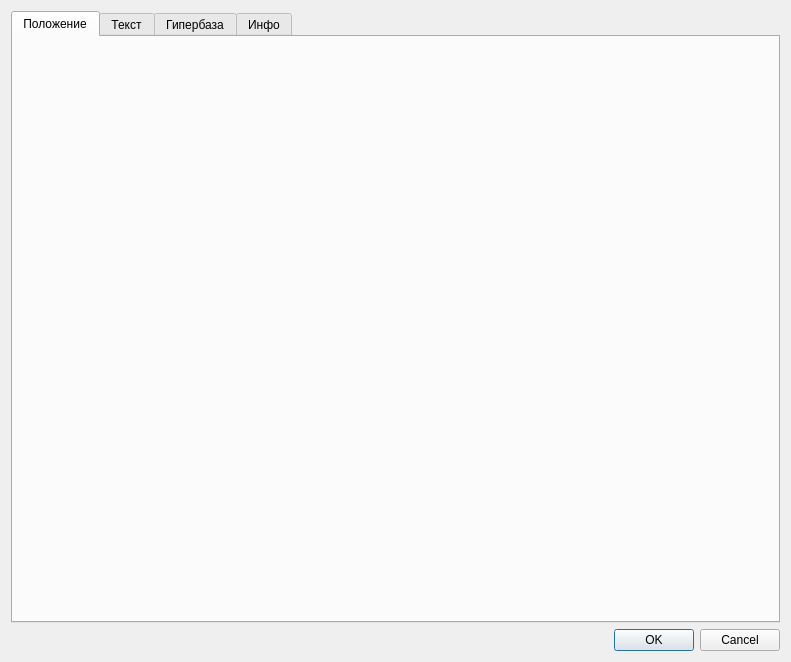
<?xml version="1.0" encoding="UTF-8"?>
<ui version="4.0">
 <class>EditRichTextDialog</class>
 <widget class="QDialog" name="EditRichTextDialog">
  <property name="geometry">
   <rect>
    <x>0</x>
    <y>0</y>
    <width>791</width>
    <height>662</height>
   </rect>
  </property>
  <property name="windowTitle">
   <string>Dialog</string>
  </property>
  <layout class="QVBoxLayout" name="verticalLayout">
   <item>
    <widget class="QTabWidget" name="tabWidget">
     <property name="currentIndex">
      <number>0</number>
     </property>
     <widget class="QWidget" name="tab">
      <attribute name="title">
       <string>Положение</string>
      </attribute>
      <layout class="QVBoxLayout" name="verticalLayout_2">
       <item>
        <widget class="EditLocationWidget" name="widgetLocation" native="true"/>
       </item>
      </layout>
     </widget>
     <widget class="QWidget" name="tab_2">
      <attribute name="title">
       <string>Текст</string>
      </attribute>
      <layout class="QVBoxLayout" name="verticalLayout_8">
       <item>
        <layout class="QHBoxLayout" name="horizontalLayout_4">
         <item>
          <widget class="QFontComboBox" name="fontComboBox">
           <property name="writingSystem">
            <enum>QFontDatabase::Any</enum>
           </property>
           <property name="currentFont">
            <font>
             <family>Arial</family>
             <pointsize>10</pointsize>
            </font>
           </property>
          </widget>
         </item>
         <item>
          <widget class="QComboBox" name="comboBoxPointSize">
           <property name="editable">
            <bool>true</bool>
           </property>
           <property name="currentText">
            <string>12</string>
           </property>
          </widget>
         </item>
         <item>
          <widget class="Line" name="line">
           <property name="orientation">
            <enum>Qt::Vertical</enum>
           </property>
          </widget>
         </item>
         <item>
          <layout class="QHBoxLayout" name="horizontalLayout">
           <property name="spacing">
            <number>2</number>
           </property>
           <item>
            <widget class="QToolButton" name="toolButtonBold">
             <property name="text">
              <string>...</string>
             </property>
             <property name="icon">
              <iconset resource="Resources/Resources.qrc">
               <normaloff>:/TextEdit/22/format-text-bold.png</normaloff>:/TextEdit/22/format-text-bold.png</iconset>
             </property>
             <property name="iconSize">
              <size>
               <width>22</width>
               <height>22</height>
              </size>
             </property>
             <property name="checkable">
              <bool>true</bool>
             </property>
            </widget>
           </item>
           <item>
            <widget class="QToolButton" name="toolButtonItalic">
             <property name="text">
              <string>...</string>
             </property>
             <property name="icon">
              <iconset resource="Resources/Resources.qrc">
               <normaloff>:/TextEdit/22/format-text-italic.png</normaloff>:/TextEdit/22/format-text-italic.png</iconset>
             </property>
             <property name="iconSize">
              <size>
               <width>22</width>
               <height>22</height>
              </size>
             </property>
             <property name="checkable">
              <bool>true</bool>
             </property>
            </widget>
           </item>
           <item>
            <widget class="QToolButton" name="toolButtonUnderline">
             <property name="text">
              <string>...</string>
             </property>
             <property name="icon">
              <iconset resource="Resources/Resources.qrc">
               <normaloff>:/TextEdit/22/format-text-underline.png</normaloff>:/TextEdit/22/format-text-underline.png</iconset>
             </property>
             <property name="iconSize">
              <size>
               <width>22</width>
               <height>22</height>
              </size>
             </property>
             <property name="checkable">
              <bool>true</bool>
             </property>
            </widget>
           </item>
           <item>
            <widget class="QToolButton" name="toolButtonStrikethrough">
             <property name="text">
              <string>...</string>
             </property>
             <property name="icon">
              <iconset resource="Resources/Resources.qrc">
               <normaloff>:/TextEdit/22/format-text-strikethrough.png</normaloff>:/TextEdit/22/format-text-strikethrough.png</iconset>
             </property>
             <property name="iconSize">
              <size>
               <width>22</width>
               <height>22</height>
              </size>
             </property>
             <property name="checkable">
              <bool>true</bool>
             </property>
            </widget>
           </item>
          </layout>
         </item>
         <item>
          <widget class="Line" name="line_3">
           <property name="orientation">
            <enum>Qt::Vertical</enum>
           </property>
          </widget>
         </item>
         <item>
          <layout class="QHBoxLayout" name="horizontalLayout_3">
           <property name="spacing">
            <number>2</number>
           </property>
           <item>
            <widget class="QToolButton" name="toolButtonTextColor">
             <property name="text">
              <string>...</string>
             </property>
             <property name="icon">
              <iconset resource="Resources/Resources.qrc">
               <normaloff>:/TextEdit/22/TextColor.png</normaloff>:/TextEdit/22/TextColor.png</iconset>
             </property>
             <property name="iconSize">
              <size>
               <width>22</width>
               <height>22</height>
              </size>
             </property>
            </widget>
           </item>
           <item>
            <widget class="QToolButton" name="toolButtonBackroundColor">
             <property name="text">
              <string>...</string>
             </property>
             <property name="icon">
              <iconset resource="Resources/Resources.qrc">
               <normaloff>:/TextEdit/22/BrushColor.png</normaloff>:/TextEdit/22/BrushColor.png</iconset>
             </property>
             <property name="iconSize">
              <size>
               <width>22</width>
               <height>22</height>
              </size>
             </property>
            </widget>
           </item>
          </layout>
         </item>
         <item>
          <spacer name="horizontalSpacer">
           <property name="orientation">
            <enum>Qt::Horizontal</enum>
           </property>
           <property name="sizeHint" stdset="0">
            <size>
             <width>40</width>
             <height>20</height>
            </size>
           </property>
          </spacer>
         </item>
        </layout>
       </item>
       <item>
        <widget class="QTextEdit" name="textEditRichText"/>
       </item>
      </layout>
     </widget>
     <widget class="QWidget" name="tab_3">
      <attribute name="title">
       <string>Гипербаза</string>
      </attribute>
      <layout class="QVBoxLayout" name="verticalLayout_3">
       <item>
        <widget class="EditHyperbaseWidget" name="widget" native="true"/>
       </item>
      </layout>
     </widget>
     <widget class="QWidget" name="tab_4">
      <attribute name="title">
       <string>Инфо</string>
      </attribute>
      <layout class="QVBoxLayout" name="verticalLayout_4">
       <item>
        <widget class="QTextBrowser" name="textBrowser"/>
       </item>
      </layout>
     </widget>
    </widget>
   </item>
   <item>
    <widget class="QDialogButtonBox" name="buttonBox">
     <property name="orientation">
      <enum>Qt::Horizontal</enum>
     </property>
     <property name="standardButtons">
      <set>QDialogButtonBox::Cancel|QDialogButtonBox::Ok</set>
     </property>
    </widget>
   </item>
  </layout>
 </widget>
 <customwidgets>
  <customwidget>
   <class>EditLocationWidget</class>
   <extends>QWidget</extends>
   <header>EditLocationWidget.h</header>
   <container>1</container>
  </customwidget>
  <customwidget>
   <class>EditHyperbaseWidget</class>
   <extends>QWidget</extends>
   <header>EditHyperbaseWidget.h</header>
   <container>1</container>
  </customwidget>
 </customwidgets>
 <resources>
  <include location="Resources/Resources.qrc"/>
 </resources>
 <connections>
  <connection>
   <sender>buttonBox</sender>
   <signal>accepted()</signal>
   <receiver>EditRichTextDialog</receiver>
   <slot>accept()</slot>
   <hints>
    <hint type="sourcelabel">
     <x>248</x>
     <y>254</y>
    </hint>
    <hint type="destinationlabel">
     <x>157</x>
     <y>274</y>
    </hint>
   </hints>
  </connection>
  <connection>
   <sender>buttonBox</sender>
   <signal>rejected()</signal>
   <receiver>EditRichTextDialog</receiver>
   <slot>reject()</slot>
   <hints>
    <hint type="sourcelabel">
     <x>316</x>
     <y>260</y>
    </hint>
    <hint type="destinationlabel">
     <x>286</x>
     <y>274</y>
    </hint>
   </hints>
  </connection>
 </connections>
</ui>
